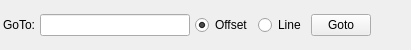
<?xml version="1.0" encoding="UTF-8"?>
<ui version="4.0">
 <class>GotoWidget</class>
 <widget class="QWidget" name="GotoWidget">
  <property name="geometry">
   <rect>
    <x>0</x>
    <y>0</y>
    <width>400</width>
    <height>50</height>
   </rect>
  </property>
  <property name="minimumSize">
   <size>
    <width>0</width>
    <height>45</height>
   </size>
  </property>
  <property name="maximumSize">
   <size>
    <width>16777215</width>
    <height>50</height>
   </size>
  </property>
  <property name="windowTitle">
   <string notr="true"/>
  </property>
  <layout class="QHBoxLayout" name="horizontalLayout" stretch="0,0,0,0,0,0,0">
   <property name="spacing">
    <number>5</number>
   </property>
   <property name="leftMargin">
    <number>3</number>
   </property>
   <property name="topMargin">
    <number>3</number>
   </property>
   <property name="rightMargin">
    <number>3</number>
   </property>
   <property name="bottomMargin">
    <number>3</number>
   </property>
   <item>
    <spacer name="horizontalSpacer">
     <property name="orientation">
      <enum>Qt::Horizontal</enum>
     </property>
     <property name="sizeHint" stdset="0">
      <size>
       <width>40</width>
       <height>20</height>
      </size>
     </property>
    </spacer>
   </item>
   <item>
    <widget class="QLabel" name="label">
     <property name="text">
      <string>GoTo:</string>
     </property>
     <property name="alignment">
      <set>Qt::AlignCenter</set>
     </property>
    </widget>
   </item>
   <item>
    <widget class="QLineEdit" name="lineEdit">
     <property name="minimumSize">
      <size>
       <width>150</width>
       <height>0</height>
      </size>
     </property>
     <property name="maximumSize">
      <size>
       <width>400</width>
       <height>16777215</height>
      </size>
     </property>
    </widget>
   </item>
   <item>
    <widget class="QRadioButton" name="rbOffset">
     <property name="text">
      <string>Offset</string>
     </property>
     <property name="checked">
      <bool>true</bool>
     </property>
    </widget>
   </item>
   <item>
    <widget class="QRadioButton" name="rbLine">
     <property name="text">
      <string>Line</string>
     </property>
    </widget>
   </item>
   <item>
    <widget class="QPushButton" name="btnGoto">
     <property name="minimumSize">
      <size>
       <width>60</width>
       <height>0</height>
      </size>
     </property>
     <property name="text">
      <string>Goto</string>
     </property>
     <property name="icon">
      <iconset resource="../../resources.qrc">
       <normaloff>:/com.wingsummer.winghex/images/jmp.png</normaloff>:/com.wingsummer.winghex/images/jmp.png</iconset>
     </property>
    </widget>
   </item>
   <item>
    <widget class="QPushButton" name="btnClose">
     <property name="styleSheet">
      <string notr="true">border:none;</string>
     </property>
     <property name="text">
      <string notr="true"/>
     </property>
     <property name="icon">
      <iconset resource="../../resources.qrc">
       <normaloff>:/com.wingsummer.winghex/images/closefile.png</normaloff>:/com.wingsummer.winghex/images/closefile.png</iconset>
     </property>
    </widget>
   </item>
  </layout>
 </widget>
 <resources>
  <include location="../../resources.qrc"/>
 </resources>
 <connections/>
</ui>
